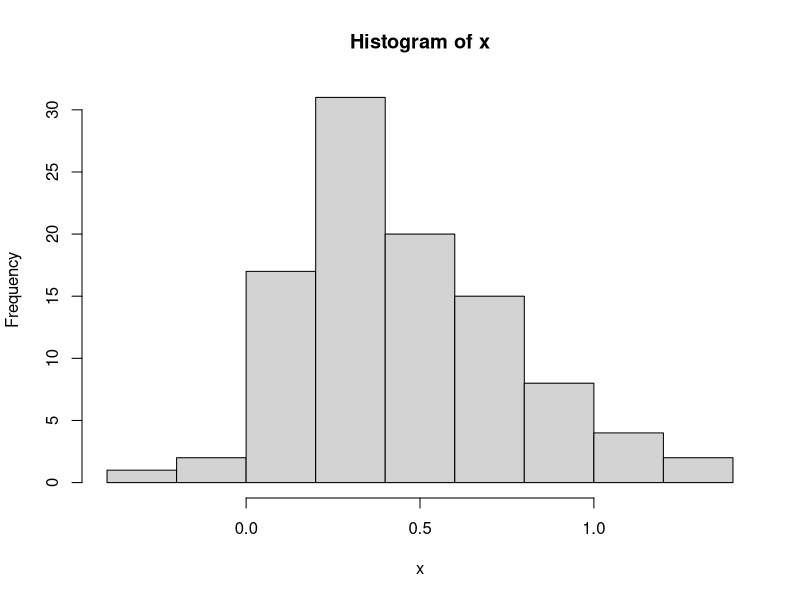
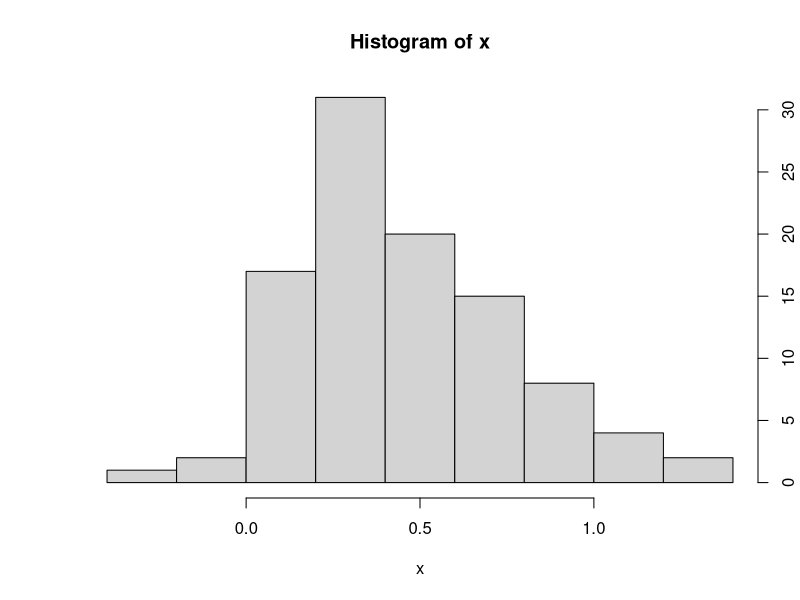

The R script that drew these images, in order:
# Q1.1 
#𝑋 is normally distributed with some values for mean and varianc
#say, 𝑋~𝑁 (𝜇, 𝜎2). 
#The mean 𝜇 and variance 𝜎2 of the standard normal distribution are 0 and 1 respectively.
#Which value is the mean of 𝑌 = 𝑒𝑋 
exp(0-1/2)
exp(0+1/2)
x<-rnorm(1000)
y<-exp(x)
mean(y)
mean(exp(rnorm(1000)))

# Q1.2
#part 1 Construct a vector of length 2 that contains the solutions to 𝑋2 + 3𝑋 + 1 = 0            
#and display it on the screen with 1 decimal point.
a<-1
b<-3
c<-1
vector<-c((-b+sqrt(b^2-4*a*c))/(2*a),(-b-sqrt(b^2-4*a*c))/(2*a))
vector
options(digits=1)
vector

#part 2 Work out how much error you make (in percent) by referring to the solutions with just one decimal. 
#The result will be different for the two solutions.
c(-0.4,-2.6)/vector-1

# Q1.3
# Calculate mean and standard deviation of x.
#Plot a histogram of x.
#Put the second axis on the right side of the histogram plot instead of on the left.
options(digits=7)
set.seed(1234)
x<-rnorm(100, mean=.5, sd=.3)
mean(x)
sd(x)
hist(x)
hist(x,axes=FALSE, ylab="")
axis(4)
axis(1)

#quiz
set.seed(1)
x <- rnorm(100)
head(x)

x <- 5 : 6 

x <- 5 + 6 
y <- x + 3 
z <- y - 10 
